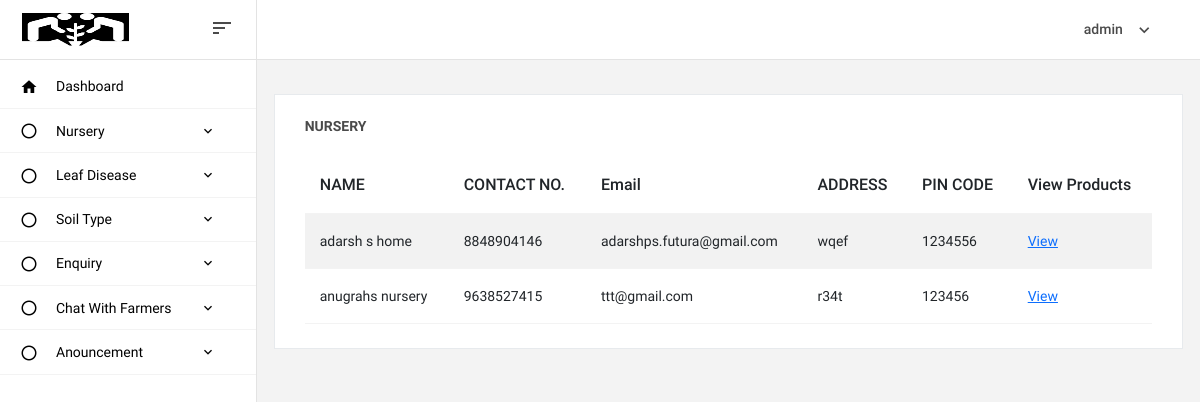
/view_workers/ (signed in), run on the app's committed database.
### homeservice_app/models.py (models this page shows, shortened)
class Login(AbstractUser):
    is_nursery = models.BooleanField(default=False)
    is_farmer = models.BooleanField(default=False)
    is_officer = models.BooleanField(default=False)

class Nursery(models.Model):
    user = models.ForeignKey(Login, on_delete=models.CASCADE,null=True,blank=True)
    owner_name = models.CharField(max_length=100)
    nursery_name = models.CharField(max_length=100)
    email = models.EmailField()
    phone_number = models.CharField(max_length=10)
    address = models.TextField(max_length=200)
    nursery_regid = models.TextField(max_length=200)
    PIN_code = models.IntegerField()

### homeservice_app/customerviews.py (the view)
# urls.py: path('view_workers/', customerviews.view_workers_customer, name='view_workers'),
@login_required(login_url='login_view')
def view_workers_customer(request):
    data = Nursery.objects.all()
    return render(request, 'customertemp/workers.html', {'data': data})

### templates/customertemp/workers.html (shortened to what this page needs)
{% extends 'customertemp/customer_home.html' %}
{% load crispy_forms_tags %}
{% block content %}
<div class="col-lg-12 grid-margin stretch-card">
              <div class="card">
                <div class="card-body">
                  <h4 class="card-title">Nursery</h4>
                  <div class="table-responsive">
                    <table class="table table-striped">
                      <thead>
                        <tr>
                          <th>NAME</th>
                          <th>CONTACT NO.</th>
                          <th>Email</th>
                          <th>ADDRESS</th>
                          <th>PIN CODE</th>
                          <th>View Products</th>
                        </tr>
                      </thead>
                      <tbody>
                      {% for i in data %}
                        <tr>
                          <td>{{ i.nursery_name }}</td>
                          <td>{{ i.phone_number }}</td>
                          <td>{{ i.email }}</td>
                          <td>{{ i.address }}</td>
                          <td>{{ i.PIN_code }}</td>
                            <td><a href="{% url 'view_stock1' i.id %}">View</a></td>
                        </tr>
                      {% endfor %}
                      </tbody>
                    </table>
                  </div>
                </div>
              </div>
            </div>
{% endblock %}

### templates/customertemp/customer_home.html (shortened to what this page needs)
<!DOCTYPE html>
{% load static %}
<html lang="en">
<head>
  <link rel="stylesheet" href="{% static 'assets/vendors/mdi/css/materialdesignicons.min.css' %}">
  <link rel="stylesheet" href="{% static 'assets/vendors/base/vendor.bundle.base.css' %}">
  <link rel="stylesheet" href="{% static 'assets/vendors/datatables.net-bs4/dataTables.bootstrap4.css' %}">
  <link rel="stylesheet" href="{% static 'assets/css/style.css' %}">
</head>
<body>
  <div class="container-scroller">
    <nav class="navbar col-lg-12 col-12 p-0 fixed-top d-flex flex-row">
      <div class="navbar-brand-wrapper d-flex justify-content-center">
        <div class="navbar-brand-inner-wrapper d-flex justify-content-between align-items-center w-100">
          <a class="navbar-brand brand-logo" href="#"><img src="{% static 'assets/images/stack1.png' %}" alt="logo"/></a>
          <button class="navbar-toggler navbar-toggler align-self-center" type="button" data-toggle="minimize">
            <span class="mdi mdi-sort-variant"></span>
          </button>
        </div>
      </div>
      <div class="navbar-menu-wrapper d-flex align-items-center justify-content-end">
        <ul class="navbar-nav navbar-nav-right">
          <li class="nav-item nav-profile dropdown">
            <a class="nav-link dropdown-toggle" href="#" data-bs-toggle="dropdown" id="profileDropdown">
              <span class="nav-profile-name">{{request.user}}</span>
            </a>
          </li>
        </ul>
      </div>
    </nav>
    <div class="container-fluid page-body-wrapper">
      <nav class="sidebar sidebar-offcanvas" id="sidebar">
        <ul class="nav">
          <li class="nav-item">
            <a class="nav-link" href="{% url 'farmerviewprofile' %}">
              <i class="mdi mdi-home menu-icon"></i>
              <span class="menu-title">Dashboard</span>
            </a>
          </li>
          <li class="nav-item">
            <a class="nav-link" data-bs-toggle="collapse" href="#ui-basic" aria-expanded="false" aria-controls="ui-basic">
              <i class="mdi mdi-circle-outline menu-icon"></i>
              <span class="menu-title">Nursery</span>
              <i class="menu-arrow"></i>
            </a>
          </li>
          <li class="nav-item">
            <a class="nav-link" data-bs-toggle="collapse" href="#ui-basics" aria-expanded="false" aria-controls="ui-basic">
              <i class="mdi mdi-circle-outline menu-icon"></i>
              <span class="menu-title">Leaf Disease</span>
              <i class="menu-arrow"></i>
            </a>
          </li>
          <li class="nav-item">
            <a class="nav-link" data-bs-toggle="collapse" href="#ui-basi" aria-expanded="false" aria-controls="ui-basi">
              <i class="mdi mdi-circle-outline menu-icon"></i>
              <span class="menu-title">Soil Type</span>
              <i class="menu-arrow"></i>
            </a>
          <li class="nav-item">
            <a class="nav-link" data-bs-toggle="collapse" href="#ui-bas" aria-expanded="false" aria-controls="ui-bas">
              <i class="mdi mdi-circle-outline menu-icon"></i>
              <span class="menu-title">Enquiry</span>
              <i class="menu-arrow"></i>
            </a>
          </li>
          <li class="nav-item">
            <a class="nav-link" data-bs-toggle="collapse" href="#ui-ba" aria-expanded="false" aria-controls="ui-ba">
              <i class="mdi mdi-circle-outline menu-icon"></i>
              <span class="menu-title">Chat With Farmers</span>
              <i class="menu-arrow"></i>
            </a>
          </li>
          <li class="nav-item">
            <a class="nav-link" data-bs-toggle="collapse" href="#ui-b" aria-expanded="false" aria-controls="ui-ba">
              <i class="mdi mdi-circle-outline menu-icon"></i>
              <span class="menu-title">Anouncement</span>
              <i class="menu-arrow"></i>
            </a>
          </li>
        </ul>
      </nav>
      <div class="main-panel">
        <div class="content-wrapper">
          <div class="row">
            {% block content %}
            {% endblock %}
          </div>
        </div>
</body>
</html>

### data on the page
Login: user "admin"
Nursery: nursery_name "adarsh s home", phone_number "8848904146", email "adarshps.futura@gmail.com", address "wqef", PIN_code "1234556"
Nursery: nursery_name "anugrahs nursery", phone_number "9638527415", email "ttt@gmail.com", address "r34t", PIN_code "123456"
